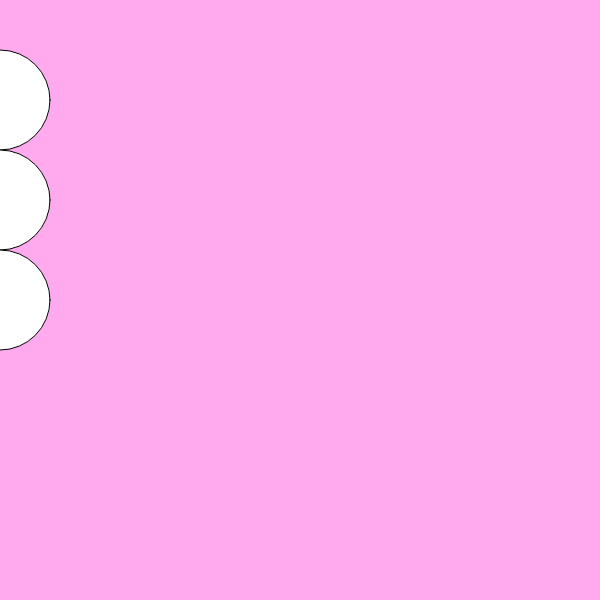
Frame 1 (no input)
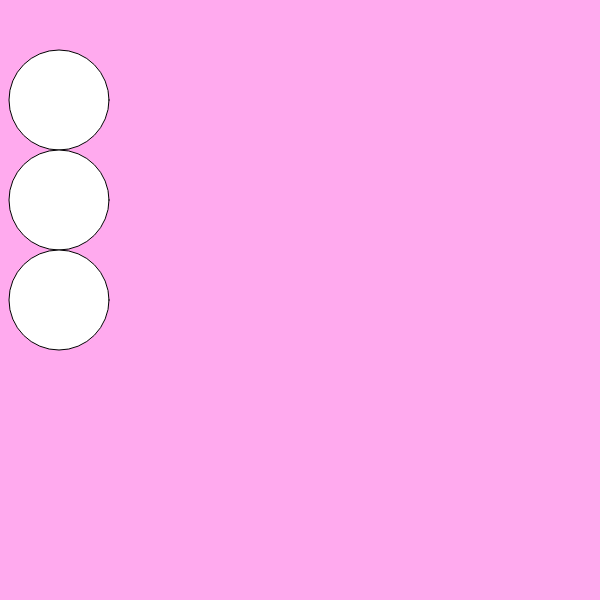
Frame 60 (no input)
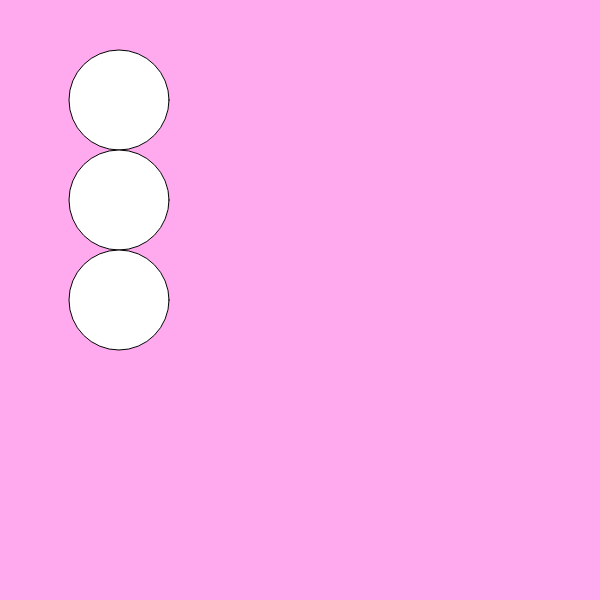
Frame 120 (the mouse pressed at the canvas centre since frame 60)

The p5.js sketch that drew these frames (run headless with seeded random() and noise() and a simulated clock; from frame 60 on, the mouse is pressed at the canvas centre):

// p5.js sketch
// ── sketch.js
function setup(){
    createCanvas(600,600);
    //background('#fae');
}

var x = 0;

function draw(){
    background('#fae');
    ellipse(x, 100, 100);
    ellipse(x, 200, 100);
    ellipse(x, 300, 100);
    x++;
}
